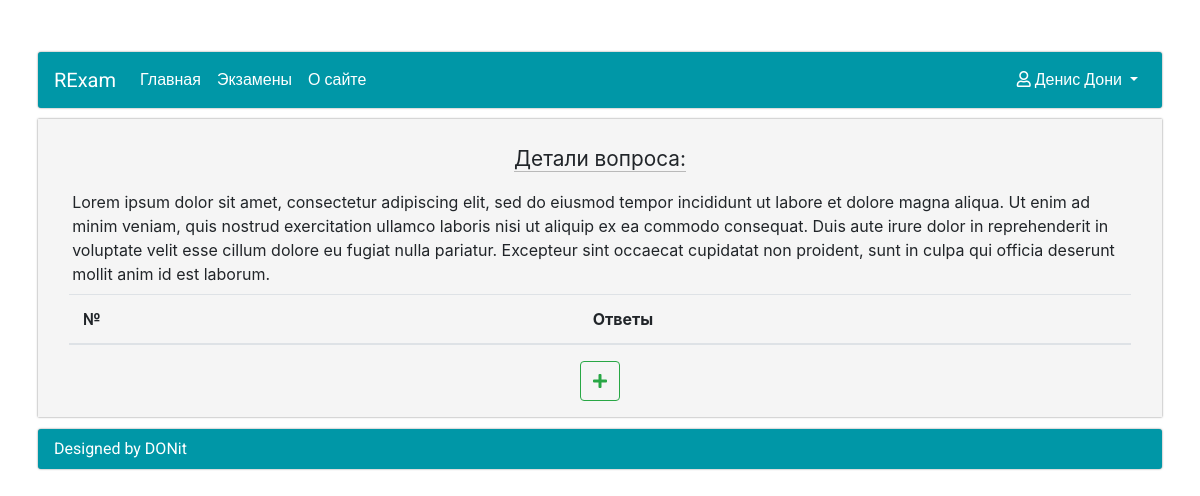
The page /exams/question/detail/5 (signed in) on the database its author committed.
### Accounts/models.py (models this page shows, shortened)
class RExamUserModel(AbstractUser):
    middle_name = models.CharField(max_length=20, blank=True, null=False, verbose_name=u'Отчество')
    study_group = models.ForeignKey(StudyGroupModel, on_delete=models.SET_NULL, null=True, blank=True,
                                    verbose_name=u'Учебная группа')
    REQUIRED_FIELDS = ['email', 'first_name', 'last_name']
    class Meta:
        verbose_name = u'Пользователь'
        verbose_name_plural = u'Пользователи'

### Exams/models.py (models this page shows, shortened)
class QuestionModel(models.Model):
    question_text = models.TextField(verbose_name=u'Текст вопроса')
    question_image = models.ImageField(upload_to='QuestionImages', blank=True, verbose_name=u'Изображение вопроса')
    exam = models.ForeignKey(ExamModel, on_delete=models.CASCADE, verbose_name=u'Экзамен')
    class Meta:
        verbose_name = u'Вопрос'
        verbose_name_plural = u'Вопросы'

### Exams/views.py (the view)
# urls.py: path('question/detail/<pk>', views.QuestionDetailView.as_view(), name='QuestionDetail'),
class QuestionDetailView(PermissionRequiredMixin, DetailView):
    model = QuestionModel
    permission_required = 'Exams.view_questionmodel'
    template_name = 'Exams/DetailQuestionTemplate.html'
    def get_context_data(self, **kwargs):
        context = super(QuestionDetailView, self).get_context_data(**kwargs)
        try:
            context['answers'] = AnswerModel.objects.filter(question=self.kwargs['pk'])
        except ObjectDoesNotExist:
            context['answers'] = None
        return context

### templates/Exams/DetailQuestionTemplate.html (shortened to what this page needs)
{% extends 'RExam/MainTemplate.html' %}
{% load static %}
{% block head %}
    <link rel="stylesheet" href="{% static 'Exams/style.css' %}"/>
{% endblock head %}
{% block content %}
    <div class="container-fluid">
        <div class="exam-detail">
            <div class="main_header">
                <text>Детали вопроса:</text>
            </div>
            <div class="detail-description">{{ object.question_text }}</div>
        </div>
        <div class="exam-questions">
            <table class="table table-responsive-sm  table-hover">
                <thead>
                <tr>
                    <th scope="col" style="width: 2%">№</th>
                    <th scope="col" style="width: 80%;">Ответы</th>
                </tr>
                </thead>
            </table>
            <div class="row justify-content-center">
                <a href="#">
                    <button class="btn btn-control btn-outline-success"><i class="fas fa-plus"></i></button>
                </a>
            </div>
        </div>
    </div>
{% endblock content %}

### templates/RExam/MenuTemplate.html (shortened to what this page needs)
<nav class="navbar navbar-expand-lg navbar-dark menu">
    <a class="navbar-brand" href="{% url 'MainPage' %}">RExam</a>
    <div class="collapse navbar-collapse" id="navbarSupportedContent">
        <ul class="navbar-nav mr-auto">
            <li class="nav-item active">
                <a class="nav-link" href="{% url 'MainPage' %}">Главная</a>
            </li>
            <li class="nav-item active">
                <a class="nav-link" href="{% url 'ListExams' %}">Экзамены</a>
            </li>
            <li class="nav-item active">
                <a class="nav-link" href="#">О сайте</a>
            </li>
        </ul>
        <ul class="nav navbar-nav navbar-right">
            <li class="nav-item dropdown align-right">
                <a class="nav-link dropdown-toggle active" href="#" id="navbarDropdown" role="button"
                   data-toggle="dropdown"
                   aria-haspopup="true" aria-expanded="false"><i class="far fa-user"></i>
                    {{ user.get_full_name }}
                </a>
            </li>
        </ul>
    </div>
</nav>

### RExam/static/RExam/style.css (style rules this page uses)
html { font-family: 'Roboto', sans-serif; }
.menu { background: #0097a7; font-family: Roboto, sans-serif; border-radius: 3px; box-shadow: 0 0 2px rgba(0, 0, 0, 0.5); }
.dropdown-toggle { cursor: pointer; }
.btn-control { min-width: 40px; max-width: 40px; max-height: 40px; min-height: 40px; }
.main_header { font-size: 1.3em; padding: .5rem; text-align: center; }
.main_header text { border-bottom: 1px solid #B9B9B9; }

### Exams/static/Exams/style.css (style rules this page uses)
.detail-description { padding: .5rem .2rem; }
.exam-questions table th { text-align: center; }
.exam-questions table { vertical-align: middle; }

### rows shown on the page
RExamUserModel: get_full_name "Денис Дони"
QuestionModel: question_text "Lorem ipsum dolor sit amet, consectetur adipiscing elit, sed do eiusmod tempor incididunt ut labore et dolore magna aliqua. Ut enim ad minim veniam, quis nostrud exercitation ullamco laboris nisi ut aliquip ex ea commodo consequat. Duis aute irure dolor in reprehenderit in voluptate velit esse cillum dolore eu fugiat nulla pariatur. Excepteur sint occaecat cupidatat non proident, sunt in culpa qui officia deserunt mollit anim id est laborum."
